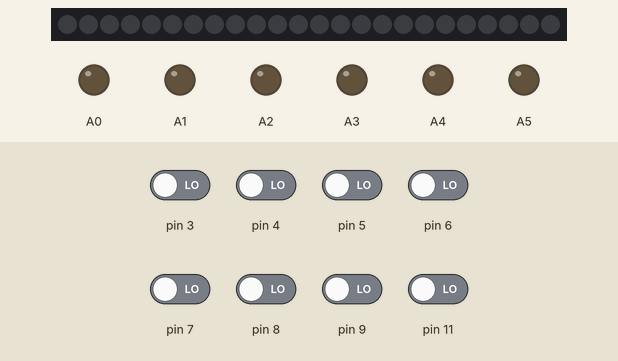
A sketch run on a simulated Arduino Uno, built with avr-gcc and run on an emulated ATmega328P. Shown: 24 RGB LEDs in strip order, left to right, output pins drawn as LEDs (lit = HIGH). The inputs (shaded band) are chosen by the test bench; at power-on: pin 3–9, pin 11 LOW. Dim RGB values are drawn brighter than linear; what the sketch prints to the serial monitor is not drawn.

Above: at 1.2 s.
1.3 s: pin 3 driven HIGH
At 2.1 s:
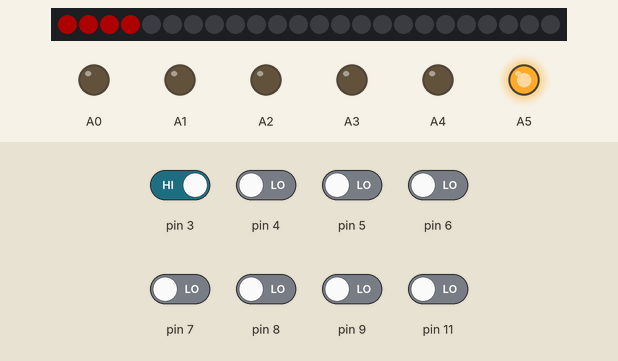
4.3 s: pin 4 driven HIGH
At 4.8 s:
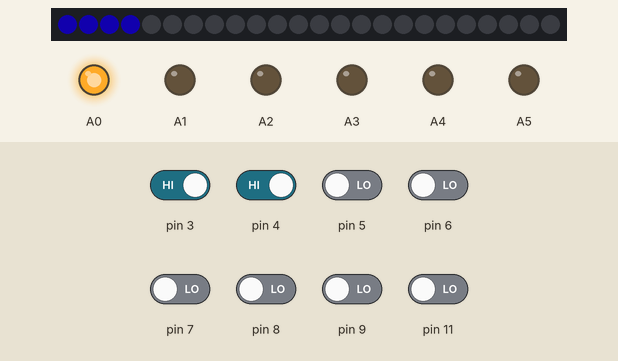
7.3 s: pin 7 driven HIGH
At 8.1 s:
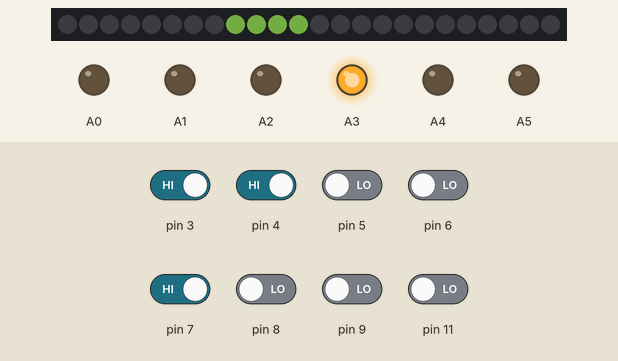
10.3 s: pin 4 driven LOW
At 11.8 s:
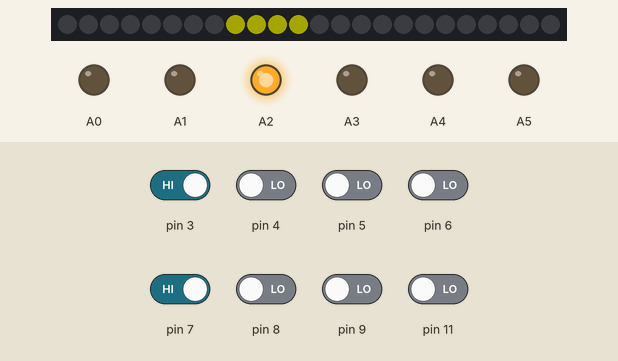
13.3 s: pin 5 driven HIGH
At 15.1 s:
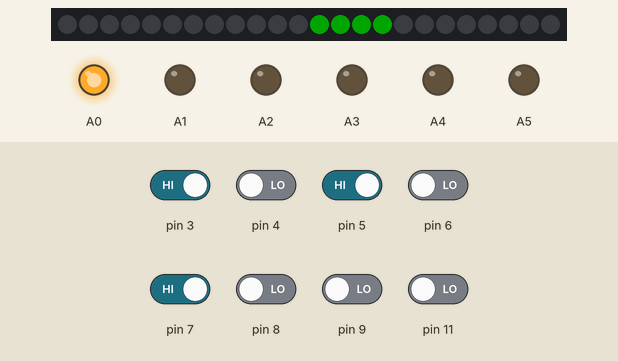
16.3 s: pin 8 driven HIGH
At 18.7 s:
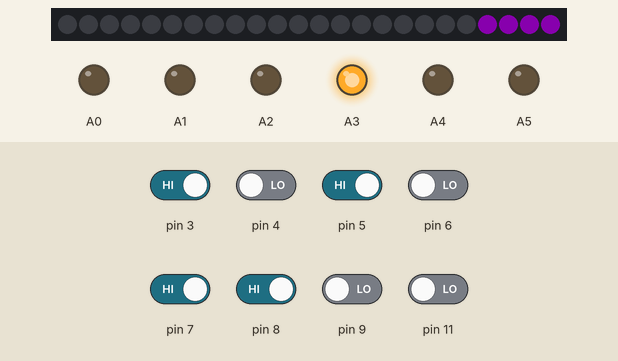
Timing chart, 0 to 20.3 s (numbered marks = the images above; inputs shaded):
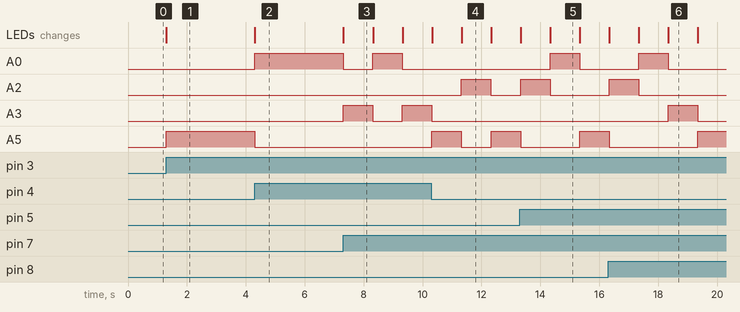

Measured:
- after the input at 1.3 s, A5: LOW → HIGH at once; the LEDs: change at once (image 1)
- after the input at 4.3 s, A0: LOW → HIGH at once; A5: HIGH → LOW at once; the LEDs: change at once (image 2)
- after the input at 7.3 s, A0: HIGH → LOW at once, → HIGH 1.0 s later, → LOW 1.0 s later; A3: LOW → HIGH at once, → LOW 1.0 s later, → HIGH 1.0 s later; the LEDs: change at once (image 3)
- after the input at 10.3 s, A0: stays LOW (without the input it goes to HIGH after 0.02 s); A2: LOW → HIGH after 1.0 s, → LOW 1.0 s later; A3: goes on until 10.3 s, then stays LOW; A5: LOW → HIGH at once, → LOW 1.0 s later, → HIGH 1.0 s later; the LEDs: first change at once (image 4 shows a later state)
- after the input at 13.3 s, A0: LOW → HIGH after 1.0 s, → LOW 1.0 s later; A2: goes on until 14.3 s, then stays LOW; the LEDs: first differ from a run without the input after 1.0 s (image 5)
- after the input at 16.3 s, A2: goes on until 17.3 s, then stays LOW; A3: LOW → HIGH after 2.0 s, → LOW 1.0 s later; the LEDs: first differ from a run without the input after 2.0 s (image 6)
- what the display in image 3 shows lasts 1.0 s, from 7.3 s to 8.3 s

The sketch:

report_board1.ino
```cpp
#include <Adafruit_NeoPixel.h>
#define PIN 10
#define LEDNUM 24
#define BRIGHTNESS 50
Adafruit_NeoPixel strip = Adafruit_NeoPixel(LEDNUM, PIN, NEO_GRB + NEO_KHZ800);

void setup(){
  Serial.begin(9600);
  Serial.println("UART");
  strip.setBrightness(BRIGHTNESS);
  pinMode(A5,OUTPUT);
  pinMode(A4,OUTPUT);
  pinMode(A3,OUTPUT);
  pinMode(A2,OUTPUT);
  pinMode(A1,OUTPUT);
  pinMode(A0,OUTPUT);
  pinMode(4,INPUT);
  pinMode(5,INPUT);
  pinMode(6,INPUT);
  pinMode(7,INPUT);
  pinMode(8,INPUT);
  pinMode(9,INPUT);
  pinMode(11,INPUT);
  pinMode(3,INPUT);
}

void loop(){
strip.begin();
strip.show();

 if(digitalRead(3)==HIGH){
 if(digitalRead(4)==HIGH){
  Serial.print("i");
 analogWrite(A0,255);
 strip.setPixelColor(0, 30, 0, 255);
 strip.setPixelColor(1, 30, 0, 255);
 strip.setPixelColor(2, 30, 0, 255);
 strip.setPixelColor(3, 30, 0, 255);
 strip.show();
 delay(500);
 strip.setPixelColor(0, 0, 0, 0);
 strip.setPixelColor(1, 0, 0, 0);
 strip.setPixelColor(2, 0, 0, 0);
 strip.setPixelColor(3, 0, 0, 0);
 delay(500);
 analogWrite(A0,0);
  }
 else{
  Serial.print("a");
 analogWrite(A5,255);
 strip.setPixelColor(0, 255, 0, 0);
 strip.setPixelColor(1, 255, 0, 0);
 strip.setPixelColor(2, 255, 0, 0);
 strip.setPixelColor(3, 255, 0, 0);
 strip.show();
 delay(500);
 strip.setPixelColor(0, 0, 0, 0);
 strip.setPixelColor(1, 0, 0, 0);
 strip.setPixelColor(2, 0, 0, 0);
 strip.setPixelColor(3, 0, 0, 0);
delay(500);
 analogWrite(A5,0);
 }
  }

 if(digitalRead(9)==HIGH){
     if(digitalRead(4)==HIGH) {
       Serial.print("j");
 analogWrite(A1,255);
 strip.setPixelColor(4, 255, 50, 30);
 strip.setPixelColor(5, 255, 50, 30);
 strip.setPixelColor(6, 255, 50, 30);
 strip.setPixelColor(7, 255, 50, 30);
 strip.show();
 delay(500);
 strip.setPixelColor(4, 0, 0, 0);
 strip.setPixelColor(5, 0, 0, 0);
 strip.setPixelColor(6, 0, 0, 0);
 strip.setPixelColor(7, 0, 0, 0);
 delay(500);
 analogWrite(A1,0);
  }
  else{ Serial.print("b");
  analogWrite(A4,255);
  strip.setPixelColor(4, 255, 50, 0);
  strip.setPixelColor(5, 255, 50, 0);
  strip.setPixelColor(6, 255, 50, 0);
  strip.setPixelColor(7, 255, 50, 0);
  strip.show();
  delay(500);
 strip.setPixelColor(4, 0, 0, 0);
 strip.setPixelColor(5, 0, 0, 0);
 strip.setPixelColor(6, 0 ,0 ,0);
 strip.setPixelColor(7, 0, 0, 0);
delay(500);
 analogWrite(A4,0);
  }
  }

  if(digitalRead(7)==HIGH)
  {
    if(digitalRead(4)==HIGH){
  Serial.print("k");
 analogWrite(A3,255);
 strip.setPixelColor(8, 170, 255, 100);
 strip.setPixelColor(9, 170, 255, 100);
 strip.setPixelColor(10, 170, 255, 100);
 strip.setPixelColor(11, 170, 255, 100);
 strip.show();
 delay(500);
 strip.setPixelColor(8, 0, 0, 0);
 strip.setPixelColor(9, 0, 0, 0);
 strip.setPixelColor(10, 0, 0, 0);
 strip.setPixelColor(11, 0, 0, 0);
 delay(500);
 analogWrite(A3,0);
 }
 else{
  Serial.print("c");
       analogWrite(A2,255);
     strip.setPixelColor(8,  200, 200, 0);
    strip.setPixelColor(9,  200, 200, 0);
    strip.setPixelColor(10, 200, 200, 0);
    strip.setPixelColor(11, 200, 200, 0);
    strip.show();
    delay(500);
    strip.setPixelColor(8, 0, 0, 0);
    strip.setPixelColor(9, 0, 0, 0);
    strip.setPixelColor(10, 0, 0, 0);
    strip.setPixelColor(11, 0, 0, 0);
 delay(500);
     analogWrite(A2,0);
 }
  }

if(digitalRead(5)==HIGH){
    Serial.print("d");
    analogWrite(A0,255);
    strip.setPixelColor(12, 0, 200, 0);
    strip.setPixelColor(13, 0, 200, 0);
    strip.setPixelColor(14, 0, 200, 0);
    strip.setPixelColor(15, 0, 200, 0);
    strip.show();
    delay(500);
    strip.setPixelColor(12, 0, 0, 0);
    strip.setPixelColor(13, 0, 0, 0);
    strip.setPixelColor(14, 0, 0, 0);
    strip.setPixelColor(15, 0, 0, 0);
   delay(500);

    analogWrite(A0,0);
  }

  if(digitalRead(11)==HIGH){
     analogWrite(A1,255);
    Serial.print("e");
    strip.setPixelColor(16, 0, 0, 200);
    strip.setPixelColor(17, 0, 0, 200);
    strip.setPixelColor(18, 0, 0, 200);
    strip.setPixelColor(19, 0, 0, 200);
    strip.show();
    delay(500);
    strip.setPixelColor(16, 0, 0, 0);
    strip.setPixelColor(17, 0, 0, 0);
    strip.setPixelColor(18, 0, 0, 0);
    strip.setPixelColor(19, 0, 0, 0);
   delay(500);

    analogWrite(A1,0);
  }

  if(digitalRead(8)==HIGH)
  {
    Serial.println("f");
    analogWrite(A3,255);
    strip.setPixelColor(20, 200, 0, 255);
    strip.setPixelColor(21, 200, 0, 255);
    strip.setPixelColor(22, 200, 0, 255);
    strip.setPixelColor(23, 200, 0, 255);
    strip.show();
    delay(500);
    strip.setPixelColor(20, 0, 0, 0);
    strip.setPixelColor(21, 0, 0, 0);
    strip.setPixelColor(22, 0, 0, 0);
    strip.setPixelColor(23, 0, 0, 0);
    delay(500);

    analogWrite(A3,0);
    }


  if(digitalRead(6)==HIGH)
  {
   Serial.print("h");
   analogWrite(A5,255);
  strip.setPixelColor(0, 255, 0, 0);
  strip.setPixelColor(1, 255, 0, 0);
  strip.setPixelColor(2, 255, 0, 0);
  strip.setPixelColor(3, 255, 0, 0);
  strip.show();
  delay(500);
 strip.setPixelColor(0, 0, 0, 0);
 strip.setPixelColor(1, 0, 0, 0);
 strip.setPixelColor(2, 0 ,0 ,0);
 strip.setPixelColor(3, 0, 0, 0);
delay(500);
 analogWrite(A5,0);
  }


 }
```
